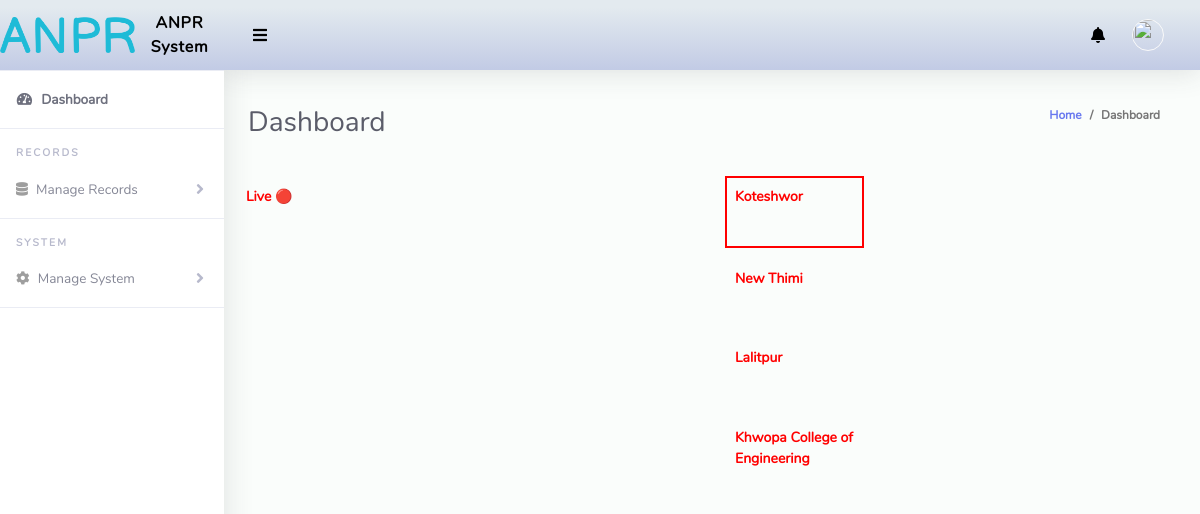
Screenshot of /Admin/index.php with the database file from the repository.
### tables this page shows
CREATE TABLE `camera` (
  `id` int(10) NOT NULL,
  `location` text NOT NULL,
  `latitude` double NOT NULL,
  `longitude` double NOT NULL,
  `device_id` varchar(64) NOT NULL
);

### Admin/index.php (the view, shortened to what this page needs)
<?php
include '../Includes/dbcon.php';
?>
<!DOCTYPE html>
<html lang="en">
<head>
    <link href="../vendor/fontawesome-free/css/all.min.css" rel="stylesheet" type="text/css">
    <link href="../vendor/bootstrap/css/bootstrap.min.css" rel="stylesheet" type="text/css">
    <link href="css/ruang-admin.min.css" rel="stylesheet">
</head>
<body id="page-top">
    <div id="wrapper">
        <?php include "Includes/sidebar.php";?>
        <div id="content-wrapper" class="d-flex flex-column">
            <div id="content">
                <?php include "Includes/topbar.php";?>
                <div class="container-fluid" id="container-wrapper">
                    <div class="d-sm-flex align-items-center justify-content-between mb-4">
                        <h1 class="h3 mb-0 text-gray-800">Dashboard</h1>
                        <ol class="breadcrumb">
                            <li class="breadcrumb-item"><a href="./">Home</a></li>
                            <li class="breadcrumb-item active" aria-current="page">Dashboard</li>
                        </ol>
                    </div>
                    <div class="row mb-3">
                        <div class="row">
                            <div class="col-lg-9">
                                <div style="position: relative;">
                                    <video class="video-item enlarged" id="main-video" autoplay playsinline></video>
                                    <div class="camera-name">Live 🔴</div>
                                </div>
                            </div>
                            <div class="col-lg-3">
                                <?php
                                    $query = "SELECT * FROM camera";
                                    $rs = $conn->query($query);
                                    $num = $rs->num_rows;
                                    if ($num > 0) {
                                        $rows = $rs->fetch_assoc();
                                        echo '
                                            <div class="video-container">
                                                <video class="video-item highlight" id="camera-' . $rows['id'] . '" autoplay playsinline></video>
                                                <div class="camera-name">' . $rows['location'] . '</div>
                                            </div>';
                                        while ($rows = $rs->fetch_assoc()) {
                                            echo '
                                            <div class="video-container">
                                                <video class="video-item" id="camera-' . $rows['id'] . '" autoplay playsinline></video>
                                                <div class="camera-name">' . $rows['location'] . '</div>
                                            </div>';
                                        }
                                    } else {
                                        echo '<div class="alert alert-danger" role="alert">
                                                No Cameras Found!
                                            </div>';
                                    }
                                ?>
                            </div>
                        </div>
                    </div>
                </div>
            </div>
        </div>
</body>
</html>

### Admin/index.php (style rules this page uses)
.video-container { position: relative; margin-bottom: 10px; cursor: pointer; }
.video-item { width: 100%; }
.highlight { border: 2px solid red; }
.camera-name { position: absolute; top: 10px; left: 10px; color: red; font-weight: bold; font-size: 14px; }

### rows the page displays
camera: location "Koteshwor"
camera: location "New Thimi"
camera: location "Lalitpur"
camera: location "Khwopa College of Engineering"
